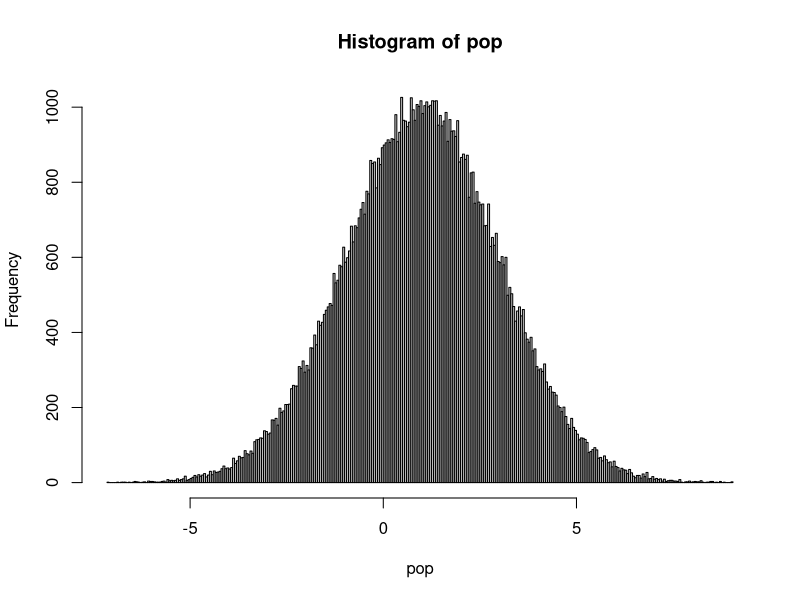
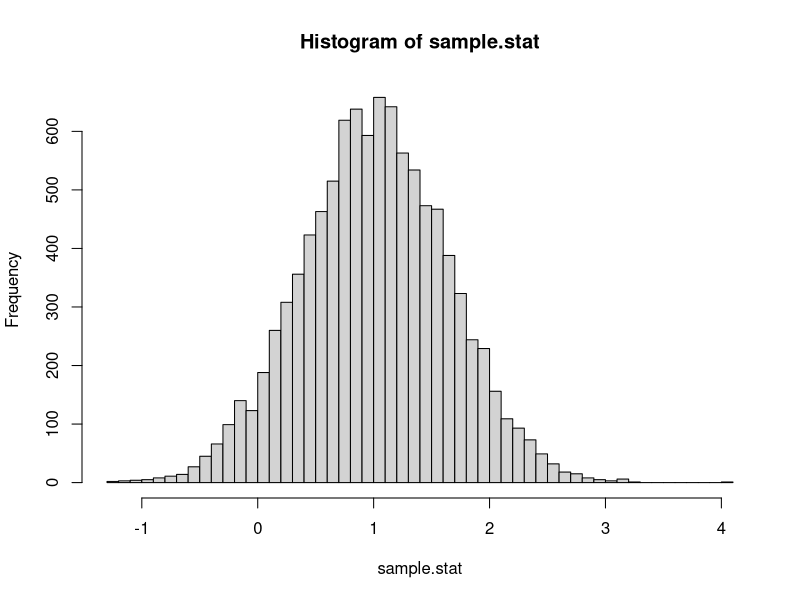
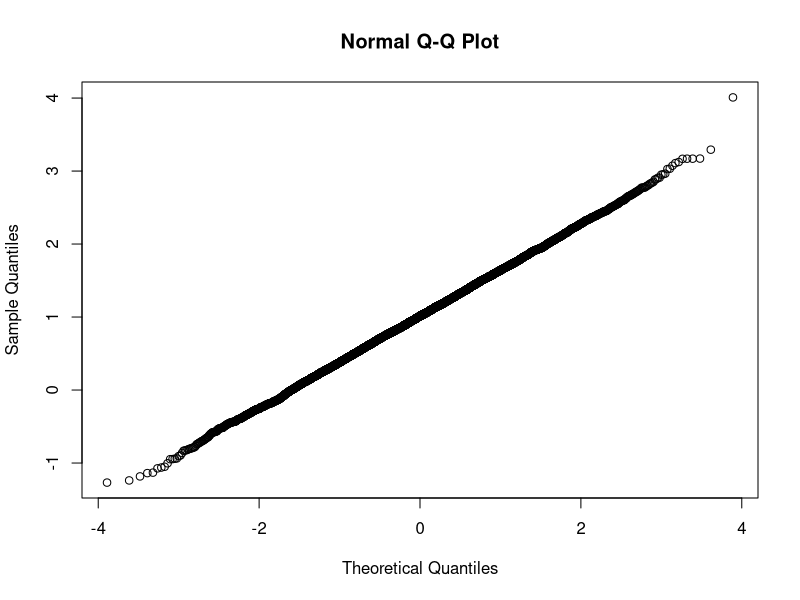
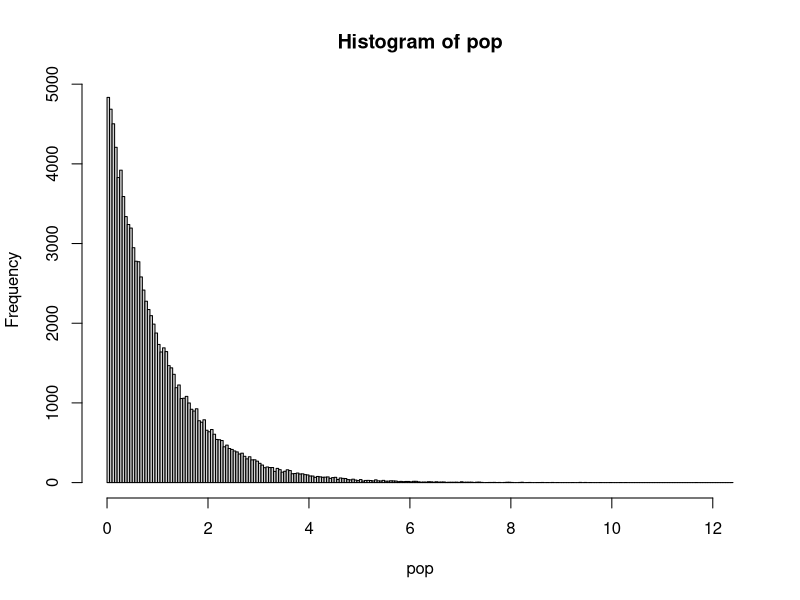
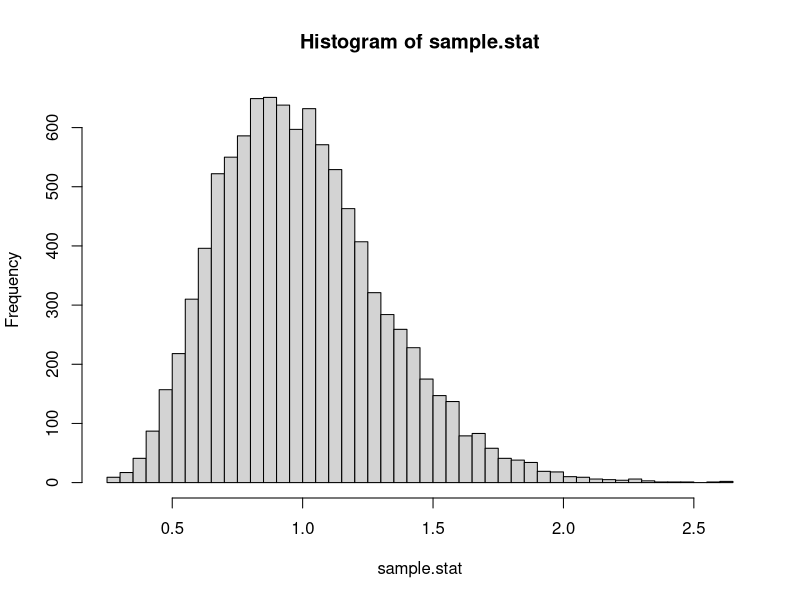
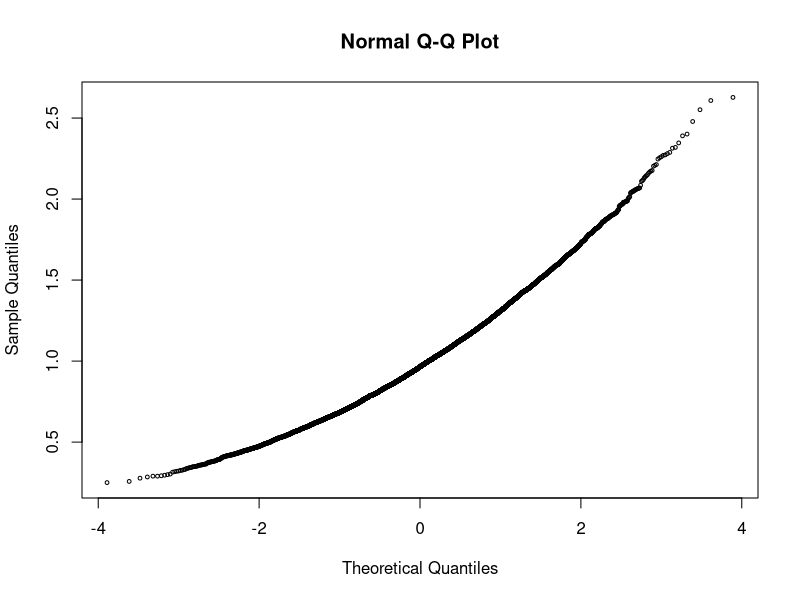
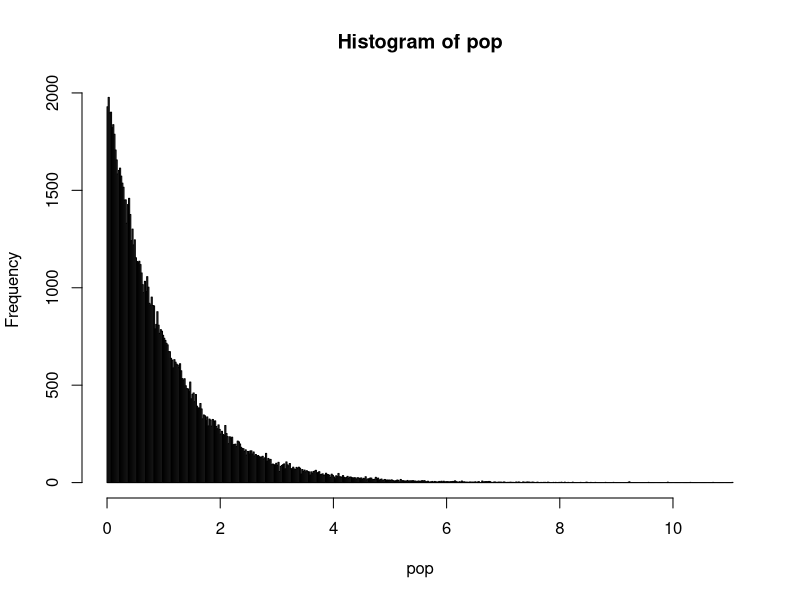
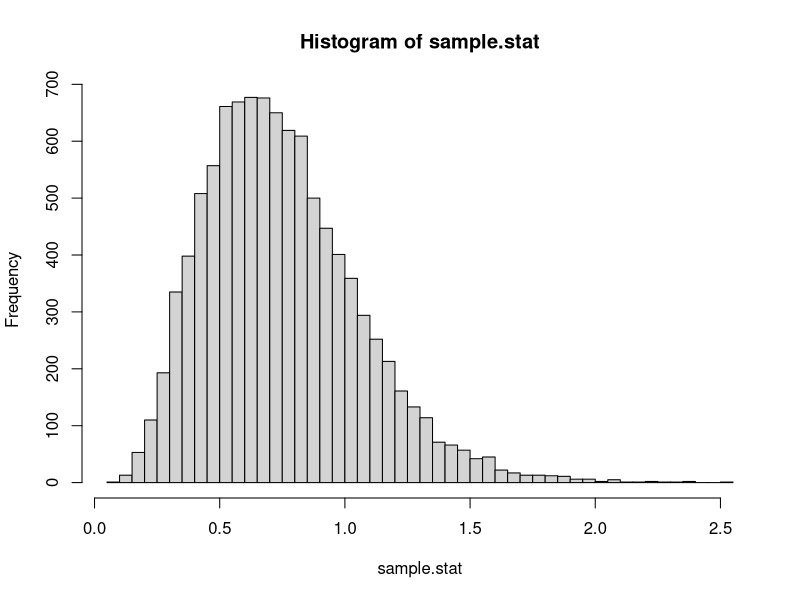

The R source for these figures, in order: (Note: this script raises an error after producing the figures.)
# PreLab 6
# 4 Sampling Distribution of the Sample Mean and Median
# 4.1 Sampling Distribution of the Mean
# 4.1.1 Normal Population
N <- 100000 # Let N be the population size
pop <- rnorm(N, 1, 2) # random sample
pop.mean <- mean(pop) # mu, the population mean
pop.sd <- sd(pop) # sigma, the pop standard deviation
pop.median <- median(pop) # Get the population median
c(pop.mean, pop.sd, pop.median) # Print
hist(pop, breaks = 400) # Show that the population is normal

# Experiment underlying the sampling distribution
n.trial <- 10000 # Take 10000 samples
sample.size <- 10 # size 10 from the population
sample.stat <- numeric(n.trial) # Create space to store

for (i in 1:n.trial) {
  # Take a sample with replacement
  samp <- sample(pop, sample.size, replace = T)
  sample.stat[i] <- mean(samp) # Compute each sample's mean
}
mean(sample.stat) # Compare mean of sample means
pop.mean # with the population mean
sd(sample.stat) # Compare the sd of sample means
pop.sd # with population sd
pop.sd / sqrt(sample.size) # Compare with (popsd)/sqrt(n)

hist(sample.stat, breaks = 40)
qqnorm(sample.stat) # Normal-like

# 4.1.2 Non-normal Population
N <- 100000
pop <- rgamma(N, 1, 1)
pop.mean <- mean(pop)
pop.sd <- sd(pop)
pop.median <- median(pop)
c(pop.mean, pop.sd, pop.median)

hist(pop, breaks = 400) # Non-normal-like
n.trial <- 10000 # Take 10000 samples of 
sample.size <- 10 # size 10 from the population
sample.stat <- numeric(n.trial) # Create space to store

for (i in 1:n.trial) {
  samp <- sample(pop, sample.size, replace = T)
  sample.stat[i] <- mean(samp)
}
mean(sample.stat) # Compare mean of sample means
pop.mean # with population mean
sd(sample.stat) # Compare the sd of sample means
pop.sd # with population sd
pop.sd / sqrt(sample.size)
hist(sample.stat, breaks = 40)
qqnorm(sample.stat, cex = 0.5)


# 4.2 Sampling Distribution of Median
# 4.2.1 Non-normal Population
N <- 100000
pop <- rgamma(N, 1, 1)
pop.mean <- mean(pop)
pop.sd <- sd(pop)
pop.median <- median(pop)
c(pop.mean, pop.sd, pop.median)
hist(pop, breaks = 400)
n.trial <- 10000 # Take 10000 samples of
sample.size <- 10 # size 10 from the population
sample.stat <- numeric(n.trial) # Space to store
for (i in 1:n.trial) {
  samp <- sample(pop, sample.size, replace = T)
  sample.stat[i] <- median(samp)
}
mean(sample.stat) # Compare mean of sample means
pop.mean # with population mean
sd(sample.stat) # Compare the sd of sample means
pop.sd # with population sd
pop.sd / sqrt(sample.size)
hist(sample.stat, breaks = 40)
qqnorm(sample.stat, cex = 0.5)

# 5 Confidence Interval and Bootstrapping
# 5.1 Confidence Interval for Population Mean
# Create a normal population
rm(list = ls(all = TRUE))
set.seed(1)
N <- 100000 # Sample size = 100000
pop <- rnorm(N, 1, 2) # Draw N samples from a normal
                      # distribution with mu = 1 and
                      # sigma = 2.
pop.mean <- mean(pop)
pop.sd <- sd(pop)
pop.median <- median(pop)
c(pop.mean, pop.sd, pop.median)
hist(pop, breaks = 400)
sample.size <- 200 # Sample size
sample.trial <- sample(pop, sample.size, replace = T)

# 5.1.1 Calculating CI Using Formula
sample.stat <- mean(sample.trial) # Sample mean
std.err <- sd(sample.trial) / sqrt(sample.size) # Standard error
sample.stat - abs(qnorm(.05 / 2)) * std.err # z_star
sample.stat + abs(qnorm(.05 / 2)) * std.err # Sign

# 5.1.2 Calculating CI Using Built-in Function
t.test(sample.trial, alternative = "tow.sided",
       conf.level = 0.95)
# Sample.trial contains the data/measurements of x
# "two-sided" specifies a 2-sided CI, and 0.95 is the confidence level

# To get the confidence interval, use the following command
t.test(sample.trial)$conf.int[1:2]

# 5.2 Converage of a Confidence Interval
rm(list = ls(all = TRUE))
set.seed(1)
N <- 100000
pop <- rnorm(N, 1, 2) 
pop.mean <- mean(pop)
pop.sd <- sd(pop)
pop.median <- median(pop)
c(pop.mean, pop.sd, pop.median)
hist(pop, breaks = 400, main = 'Histogram of Population')
n.trial <- 100 # Number of samples to draw from population
sample.size <- 90 # Size of each sample = 90
CI <- matrix(nrow = n.trial, ncol = 2) # Space to store

for (i in 1:n.trial) {
  sample.trial <- sample(pop, sample.size) # For each sample/trial
  # Then compute and keep CI only
  CI[i, ] <- t.test(sample.trial)$conf.int[1:2]
}
count <- 0 # Count number of CIs that cover mu
for(i in 1:n.trial) {
  if (CI[i, 1] <= pop.mean && CI[i, 2] >= pop.mean) {
    count <- count + 1
  }
}
count
attend <- c(9.0, 14.0, 15.0, 12.5, 13.5, 14.5, 12.5, 8.5,
            17.5, 9.5, 12.0, 11.0, 14.0, 14.5, 14.0, 21.5,
            12.5, 10.5, 17.5, 5.0, 10.5, 17.5, 16.5, 19.0,
            18.0, 15.5, 13.5, 21.5, 10.5, 17.0, 18.5, 12.0,
            15.0, 17.5, 11.5, 15.5, 17.0, 17.0, 20.0, 15.5, 
            12.0, 13.0, 23.0, 11.5, 14.0, 13.0, 22.5, 8.5, 
            11.0, 9.5, 11.5, 17.0, 11.5, 17.5, 7.5, 8.0, 14.5,
            9.5, 19.0, 16.5, 18.5, 10.5, 16.5, 14.5, 13.5, 
            14.5, 12.0, 17.0, 13.0, 11.0, 12.5, 9.0, 19.0, 
            15.0, 16.0, 11.0, 7.0, 22.0, 13.0, 7.5, 14.5, 
            9.5, 19.0, 16.5, 18.5, 10.5, 16.5, 14.5, 13.5, 
            14.5, 12.0, 17.0, 13.0, 11.0, 12.5, 9.0, 19.0, 
            15.0, 16.0, 11.0, 7.0, 22.0, 13.0, 7.5, 14.5, 
            13.0, 18.5, 13.0, 18.5, 10.0, 20.5, 10.5, 17.5, 
            13.0, 19.5, 10.0, 13.0, 19.5, 10.5, 14.5, 11.0, 
            14.5, 11.0, 14.5, 7.0, 7.0, 9.0, 16.0, 13.0, 19.5, 
            15.0, 17.0, 18.0, 10.5, 15.0, 8.5, 10.0, 14.0, 
            16.0, 12.5, 13.5, 17.0)
non.attend <- c(3.0, 12.5, 8.5, 18.5, 5.5, 18.5, 7.5, 13.5, 
                6.5, 17.0, 11.5, 13.0, 13.0)
t.test(attend, non.attend, alternative = "greater", 
       conf.level = 0.95)

# 5.5 Bootstrap: CI without Formulas
# Example: Producing the Correct CI for Mean
rm(list = ls(all = TRUE))
set.seed(1)
N <- 100000
pop <- rgamma(N, 2, 3) # Draw from gamma instead of normal
pop.mean <- mean(pop)
pop.sd <- sd(pop)
pop.median <- median(pop)
c(pop.mean, pop.sd, pop.median)
hist(pop, breaks = 400, main = 'Histogram of Population')
n.trial <- 100
sample.size <- 90
CI <-matrix(nrow = n.trial, ncol = 2)
for (i in 1:n.trial) {
  sample.trial <- sample(pop, sample.size) # Take a sample
  # Now, the bootstrap block:
  # For each sample, take a bootstrap sample, and compute
  # the sampling distribution of the sample means.
  # The appropriate quantiles of this sampling distribution
  # give the confidence interval.
  n.boot <- 100 # Number of bootstrap samples
  boot.stat <- numeric(n.boot)
  for (j in 1:n.boot) {
    boot.sample <- sample(sample.trial, sample.size, replace = T)
    # With replacement
    boot.stat[j] <- mean(boot.sample) # Store
  }
  CI[i, ] <-quantile(boot.stat, c(0.05/ 2, (1 - 0.05 / 2)))
}
count <- 0
for (i in 1:n.trial) {
  if (CI[i, 1] <= pop.mean && CI[i, 2] >= pop.mean) {
    count <- count + 1
  }
}
count

plot(c(1, 1), CI[1, ], ylim = c(0.3, 1.2), xlim = c(0, 101),
     ylab = "CI", xlab = '', type = "l")
for(i in 2:n.trial) {
  lines(c(i, i), CI[i, ]) # draw CIs(vertically)
}
abline(h = pop.mean, col = "red", lwd = 2)

# 5.5.1 Confidence Interval for Sample Median
n.trial <- 100
sample.size <- 90
CI <- matrix(0, n.trial, 2)
for (i in 1:n.trial) {
  sample.trial <- sample(pop, sample.size, replace = T)
  n.boot <- 100
  boot.stat <- numeric(n.boot)
  for (j in 1:n.boot) {
    boot.sample <- sample(sample.trial, sample.size, replace = T)
    boot.stat[j] <- median(boot.sample) # median
  }
  CI[i, ] <- quantile(boot.stat, c(0.05/ 2, (1 - 0.05 / 2)))
}
count <- 0
for (i in 1:n.trial) {
  if (CI[i, 1] <= pop.median && CI[i, 2] >= pop.median) {
    count <- count + 1
  }
}
count
plot(c(1, 1), CI[1, ], ylim = c(0.4, 1), xlim = c(0, 101), 
     xlab = '', ylab = "CI", type = "l")
for (i in 2:n.trial) {
  lines(c(i, i), CI[i, ])
  abline(h = pop.median, col = "red", lwd = 2)
}